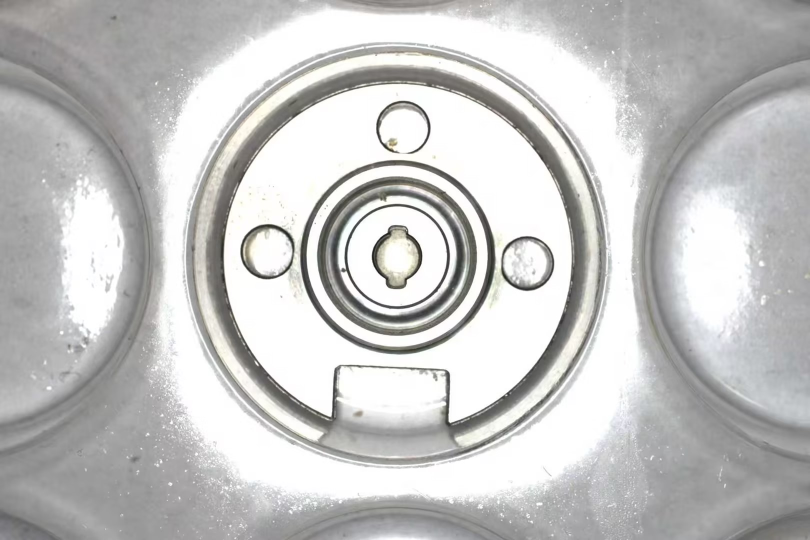
#> input picture camImg/Test3.jpg, 1620 x 1080 px (shown at 1/2 size)
$ python project3.py
#> lines starting #> are read from the running program, lines starting #| are printed output that depends on the picture; after the words box and inside, x2 and y2 are one past the last pixel; in counts of white or black regions, pixels touching at a corner belong together; long printed decimals are rounded
import cv2;
import numpy as np
from itertools import combinations

#  工件3

def farthest_two_points(circles):
    # ===== 1. 取半径最大的3个圆 =====
    circles = sorted(circles, key=lambda c: c[2], reverse=True)[:3]

    max_dist = -1
    best_pair = None

    # ===== 2. 两两计算距离（只用x,y）=====
    for c1, c2 in combinations(circles, 2):
        x1, y1, _ = c1
        x2, y2, _ = c2

        dx = x1 - x2
        dy = y1 - y2

        dist2 = dx * dx + dy * dy  # 不开根号

        if dist2 > max_dist:
            max_dist = dist2
            best_pair = ((x1, y1), (x2, y2))  # 只返回坐标

    return best_pair

# 计算两个最远圆连线偏移角度
def calc_angle(p1, p2):
    x1, y1 = p1
    x2, y2 = p2

    dx = x2 - x1
    dy = y2 - y1

    angle = np.degrees(np.arctan2(dy, dx))

    # 归一化到 [-90, 90]
    if angle < -90:
        angle += 180
    elif angle > 90:
        angle -= 180

    return angle


def print_hi(path):

#> called with path = 'camImg/Test3.jpg'
    img = cv2.imread(path)
#> img is the input picture: shape (1080, 1620, 3); mean B, G, R 195, 195.7, 195.8
    gray = cv2.cvtColor(img, cv2.COLOR_BGR2GRAY)

    gauss = cv2.GaussianBlur(gray, (5, 5), 0)
    ret1, binary_otsu = cv2.threshold(gauss, 0, 255, cv2.THRESH_BINARY + cv2.THRESH_OTSU)
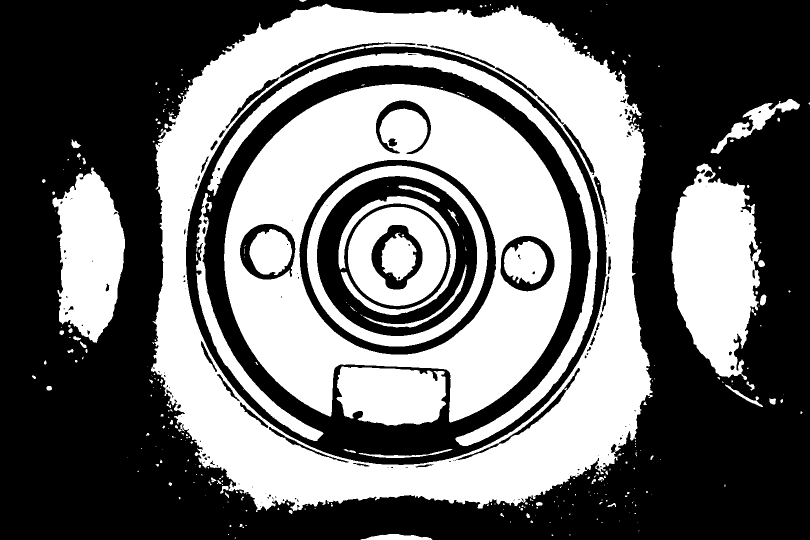
#> binary_otsu: shape (1080, 1620) (shown at 1/2 size); 42.6% white; 327 white regions (231 under 20 px), largest, box (x1, y1, x2, y2) and area: (302, 7, 1305, 1024) 300769, (448, 168, 1143, 845) 207608, (1343, 327, 1522, 760) 51913
#> ret1 = 202

    # ----------------------------------------------------------------------------------------------

    # 霍夫圆检测
    circles = cv2.HoughCircles(
        binary_otsu,
        cv2.HOUGH_GRADIENT,
        dp=1.2,  # 分辨率比例
        minDist=200,  # 圆心最小间距
        param1=100,  # Canny高阈值
        param2=30,  # 圆检测阈值（越小越容易检测到）
        minRadius=10,  # 最小半径
        maxRadius=80  # 最大半径
    )
#> circles = [[1054.2, 525, 53.8], [534.6, 504.6, 54.16], [804.6, 252.6, 52.24], [790.2, 513, 47.8]]

    # 绘制结果
    if circles is not None:
        circles = np.uint16(np.around(circles))
#> circles = [[1054, 525, 54], [535, 505, 54], [805, 253, 52], [790, 513, 48]]
        for x, y, r in circles[0, :]:
            # 画圆
            cv2.circle(img, (x, y), r, (0, 255, 0), 2)
            # 画圆心
            cv2.circle(img, (x, y), 2, (0, 0, 255), 3)
#> this loop made 4 passes
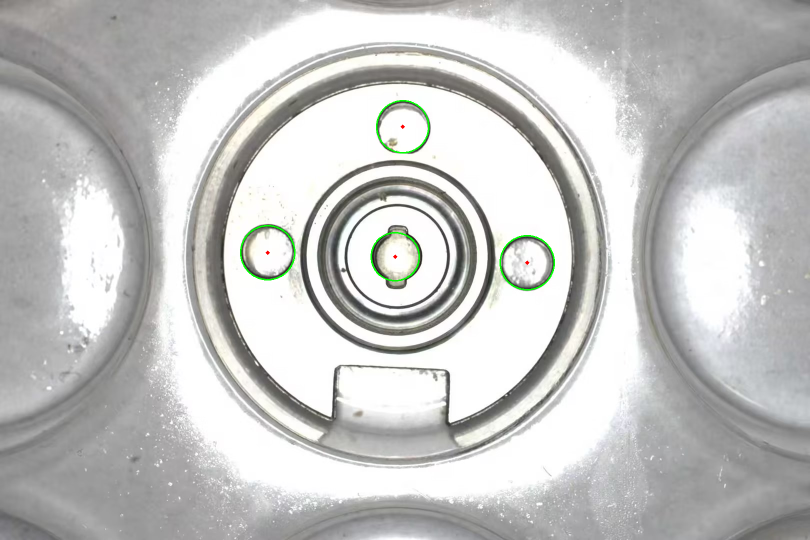
#> img: shape (1080, 1620, 3) (shown at 1/2 size); 0.23% of pixels changed, all inside (x1, y1, x2, y2) = (480, 200, 1110, 581)

    # ------------------------------------------------------------------------------

    cir = np.round(circles[0]).astype(int)
#> cir has the same summary as circles

    c1, c2 = farthest_two_points(cir)
#> in farthest_two_points, `circles = sorted(circles, key=lambda c: c[2], reverse=True)[:3]`: circles = [[1054, 525, 54], [535, 505, 54], [805, 253, 52]]
#> the loop in farthest_two_points, `for c1, c2 in combinations(circles, 2):` made 3 passes
#> (c1, c2, x1, y1, x2, y2, dx, dy) on pass 1: ([1054, 525, 54], [535, 505, 54], 1054, 525, 535, 505, 519, 20)
#> (c1, c2, x1, y1, x2, y2, dx, dy) on passes 2 to 3: ([1054, 525, 54], [805, 253, 52], 1054, 525, 805, 253, 249, 272), ([535, 505, 54], [805, 253, 52], 535, 505, 805, 253, -270, 252)
#> after the loop in farthest_two_points, `for c1, c2 in combinations(circles, 2):`: max_dist = 269761
#> c1 = (1054, 525); c2 = (535, 505)

    angle = calc_angle(c1, c2)
#> in calc_angle, `x1, y1 = p1`: x1 = 1054; y1 = 525
#> in calc_angle, `x2, y2 = p2`: x2 = 535; y2 = 505
#> in calc_angle, `dx = x2 - x1`: dx = -519
#> in calc_angle, `dy = y2 - y1`: dy = -20
#> in calc_angle, `angle = np.degrees(np.arctan2(dy, dx))`: angle = -177.8
#> in calc_angle, `angle += 180`: angle = 2.21
#> angle = 2.21
    print("偏移角度: ", angle)
#| 偏移角度:  2.207

    cv2.namedWindow("result", cv2.WINDOW_NORMAL)
    cv2.imshow("result", img)

    cv2.waitKey(0)


# 按装订区域中的绿色按钮以运行脚本。
if __name__ == '__main__':
    print_hi("camImg/Test3.jpg")

$ run again, with camImg/Test1.jpg copied over camImg/Test3.jpg
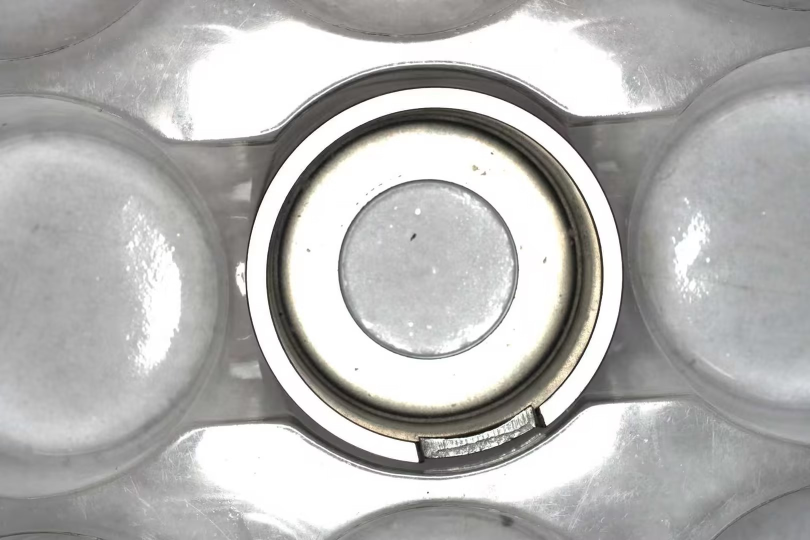
#> input picture camImg/Test1.jpg, 1620 x 1080 px (shown at 1/2 size)
#> in print_hi, img is the input picture: shape (1080, 1620, 3); mean B, G, R 178.5, 179.7, 180.2
#> in print_hi, `ret1, binary_otsu = cv2.threshold(gauss, 0, 255, cv2.THRESH_BINARY + c..`:
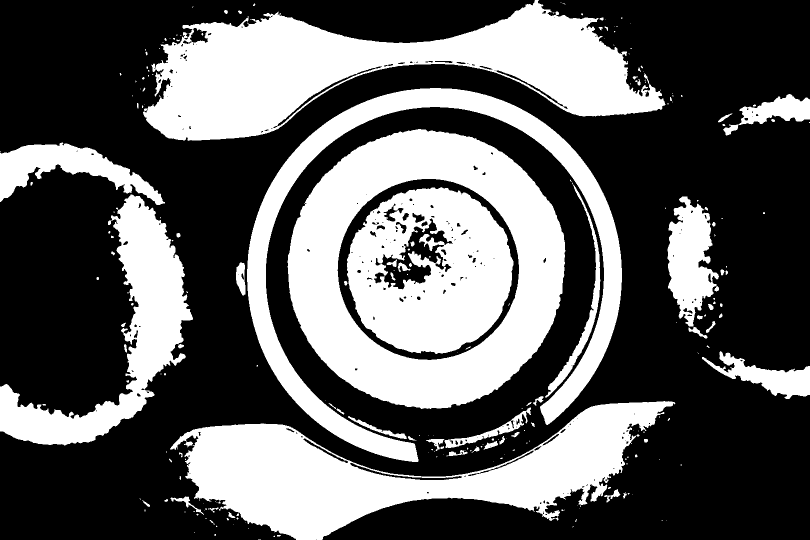
#> binary_otsu: shape (1080, 1620) (shown at 1/2 size); 37.2% white; 244 white regions (159 under 20 px), largest, box (x1, y1, x2, y2) and area: (575, 258, 1131, 818) 138296, (286, 0, 1331, 282) 134587, (340, 802, 1351, 1080) 112690
#> ret1 = 191
#> in print_hi, `circles = cv2.HoughCircles( binary_otsu, cv2.HOUGH_GRADIENT, dp=1.2,`: circles = [[828.6, 522.6, 60.76], [1073.4, 840.6, 49.84], [852.6, 882.6, 76.6]]
#> in print_hi, `circles = np.uint16(np.around(circles))`: circles = [[829, 523, 61], [1073, 841, 50], [853, 883, 77]]
#> the loop in print_hi, `for x, y, r in circles[0, :]:` made 3 passes
#> after the loop in print_hi, `for x, y, r in circles[0, :]:`:
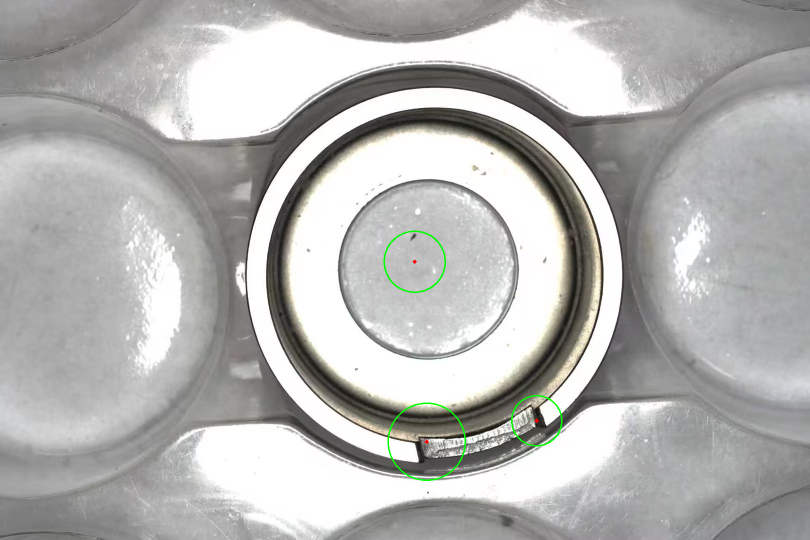
#> img: shape (1080, 1620, 3) (shown at 1/2 size); 0.21% of pixels changed, all inside (x1, y1, x2, y2) = (767, 461, 1125, 962)
#> in farthest_two_points, `circles = sorted(circles, key=lambda c: c[2], reverse=True)[:3]`: circles = [[853, 883, 77], [829, 523, 61], [1073, 841, 50]]
#> the loop in farthest_two_points, `for c1, c2 in combinations(circles, 2):` made 3 passes
#> (c1, c2, x1, y1, x2, y2, dx, dy) on passes 1, 3: ([853, 883, 77], [829, 523, 61], 853, 883, 829, 523, 24, 360), ([829, 523, 61], [1073, 841, 50], 829, 523, 1073, 841, -244, -318)
#> after the loop in farthest_two_points, `for c1, c2 in combinations(circles, 2):`: max_dist = 160660
#> in print_hi, `c1, c2 = farthest_two_points(cir)`: c1 = (829, 523); c2 = (1073, 841)
#> in calc_angle, `x1, y1 = p1`: x1 = 829; y1 = 523
#> in calc_angle, `x2, y2 = p2`: x2 = 1073; y2 = 841
#> in calc_angle, `dx = x2 - x1`: dx = 244
#> in calc_angle, `dy = y2 - y1`: dy = 318
#> in calc_angle, `angle = np.degrees(np.arctan2(dy, dx))`: angle = 52.5
#| 偏移角度:  52.501

$ run again, with camImg/Test2.jpg copied over camImg/Test3.jpg
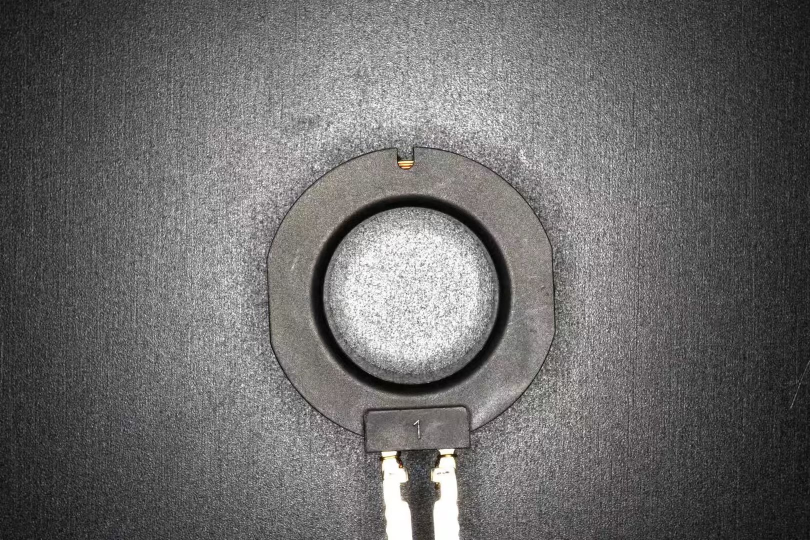
#> input picture camImg/Test2.jpg, 1620 x 1080 px (shown at 1/2 size)
#> in print_hi, img is the input picture: shape (1080, 1620, 3); mean B, G, R 105.2, 105.6, 106.6
#> in print_hi, `ret1, binary_otsu = cv2.threshold(gauss, 0, 255, cv2.THRESH_BINARY + c..`:
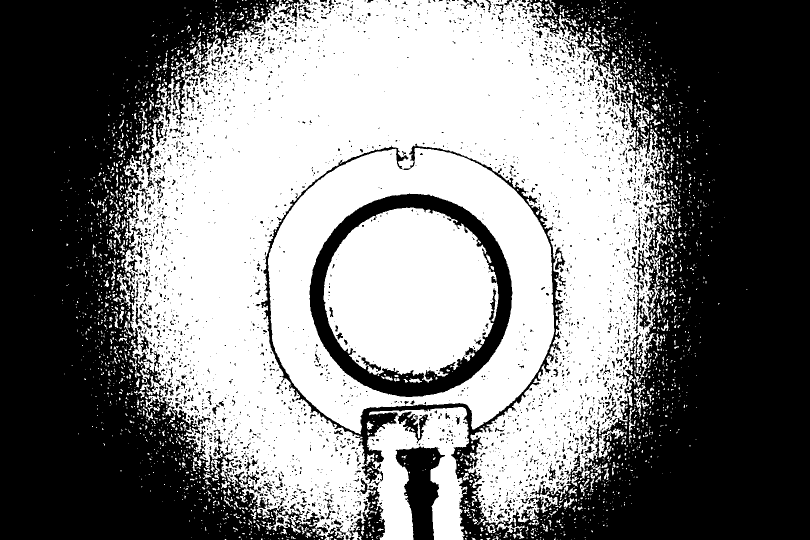
#> binary_otsu: shape (1080, 1620) (shown at 1/2 size); 49.2% white; 2657 white regions (2225 under 20 px), largest, box (x1, y1, x2, y2) and area: (233, 0, 1340, 1080) 732520, (647, 415, 997, 765) 90459, (1268, 197, 1299, 265) 739
#> ret1 = 106
#> in print_hi, `circles = cv2.HoughCircles( binary_otsu, cv2.HOUGH_GRADIENT, dp=1.2,`: circles = 14 rows, first 8: [1002.6, 978.6, 79.24], [678.6, 990.6, 77.92], [1266.6, 438.6, 79.24], [214.2, 520.2, 79.24], [479.4, 876.6, 77.92], [1185, 813, 79.24], [353.4, 258.6, 70], [1156.2, 145.8, 72.64]
#> in print_hi, `circles = np.uint16(np.around(circles))`: circles = 14 rows, first 8: [1003, 979, 79], [679, 991, 78], [1267, 439, 79], [214, 520, 79], [479, 877, 78], [1185, 813, 79], [353, 259, 70], [1156, 146, 73]
#> the loop in print_hi, `for x, y, r in circles[0, :]:` made 14 passes
#> after the loop in print_hi, `for x, y, r in circles[0, :]:`:
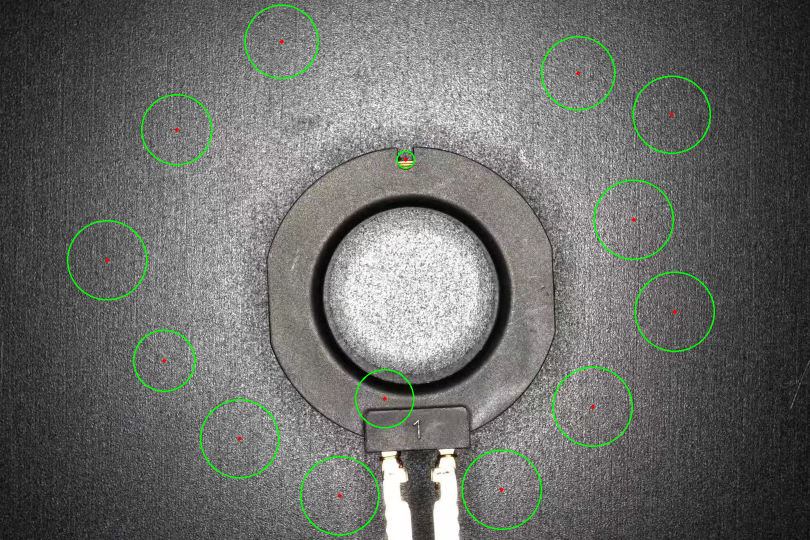
#> img: shape (1080, 1620, 3) (shown at 1/2 size); 1.08% of pixels changed, all inside (x1, y1, x2, y2) = (134, 9, 1430, 1071)
#> cir has the same summary as circles
#> in farthest_two_points, `circles = sorted(circles, key=lambda c: c[2], reverse=True)[:3]`: circles = [[1003, 979, 79], [1267, 439, 79], [214, 520, 79]]
#> the loop in farthest_two_points, `for c1, c2 in combinations(circles, 2):` made 3 passes
#> (c1, c2, x1, y1, x2, y2, dx, dy) on passes 1 to 3: ([1003, 979, 79], [1267, 439, 79], 1003, 979, 1267, 439, -264, 540), ([1003, 979, 79], [214, 520, 79], 1003, 979, 214, 520, 789, 459), ([1267, 439, 79], [214, 520, 79], 1267, 439, 214, 520, 1053, -81)
#> after the loop in farthest_two_points, `for c1, c2 in combinations(circles, 2):`: max_dist = 1115370
#> in print_hi, `c1, c2 = farthest_two_points(cir)`: c1 = (1267, 439); c2 = (214, 520)
#> in calc_angle, `x1, y1 = p1`: x1 = 1267; y1 = 439
#> in calc_angle, `x2, y2 = p2`: x2 = 214; y2 = 520
#> in calc_angle, `dx = x2 - x1`: dx = -1053
#> in calc_angle, `dy = y2 - y1`: dy = 81
#> in calc_angle, `angle = np.degrees(np.arctan2(dy, dx))`: angle = 175.6
#> in calc_angle, `angle -= 180`: angle = -4.4
#| 偏移角度:  -4.399
